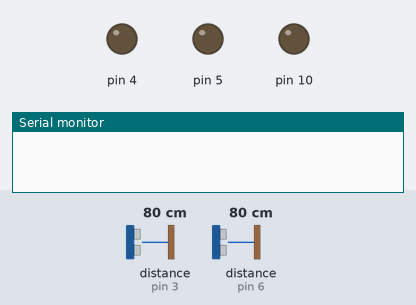
Bench run of a sketch on a simulated Arduino Uno, built with avr-gcc and run on an emulated ATmega328P. On the bench: output pins drawn as LEDs (lit = HIGH), the last lines printed to the serial monitor. The inputs (shaded band) are chosen by the test bench; at power-on: distance to the obstacle (sensors on pin 3, pin 6) 80 cm. The echo pulse lasts 58.3 µs per cm; pins used as bus, display or sensor lines are not drawn.

Above: at 1.2 s.
1.3 s: distance to the obstacle (sensor on pin 3) set to 2 cm
At 3.1 s:
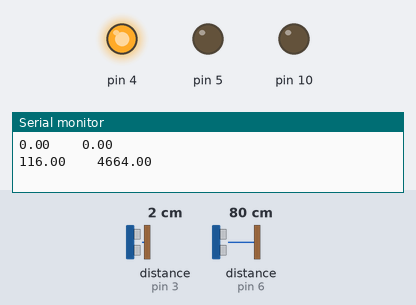
5.5 s: distance to the obstacle (sensor on pin 6) set to 2 cm
At 6.9 s:
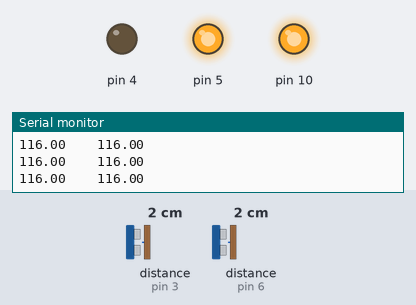
7.5 s: distance to the obstacle (sensor on pin 6) set to 23 cm
9.0 s: distance to the obstacle (sensor on pin 6) set to 26 cm
At 9.5 s:
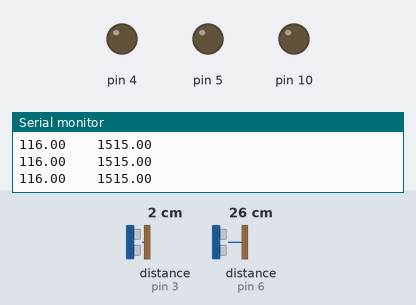
10.6 s: distance to the obstacle (sensor on pin 3) set to 40 cm
12.8 s: distance to the obstacle (sensor on pin 3) set to 49 cm
At 14.5 s:
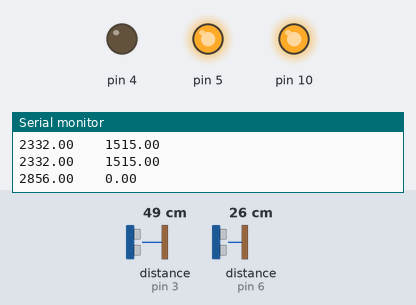
Timing chart, 0 to 16.0 s (numbered marks = the images above; inputs shaded):
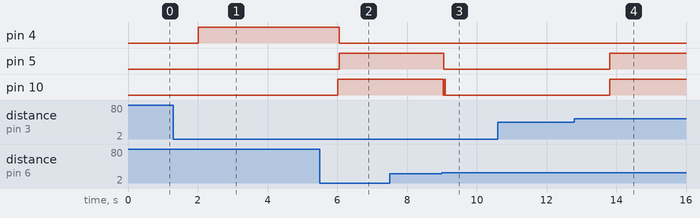

The sketch:

control_remote_RF.ino
```cpp
double ch6=3;
double ch5=6;
void setup() {
  // put your setup code here, to run once:

pinMode(9,OUTPUT);

pinMode(10,OUTPUT);
pinMode(3,INPUT);
pinMode(5,OUTPUT);
pinMode(6,INPUT);
pinMode(4,OUTPUT);

Serial.begin(9600);


}

void loop() {
  // put your main code here, to run repeatedly:

ch6 = pulseIn(3,HIGH);
ch5 = pulseIn(6,HIGH);
Serial.print(ch6);
Serial.print("    ");
Serial.println(ch5);
if(ch6>1700){
  digitalWrite(10,LOW);
  digitalWrite(9,HIGH);
  digitalWrite(4,LOW);
  digitalWrite(5,HIGH);
}
else if (ch6<1400){
  digitalWrite(10,HIGH);
  digitalWrite(9,LOW);
  digitalWrite(4,HIGH);
  digitalWrite(5,LOW);
}
else{
  digitalWrite(10,LOW);
  digitalWrite(9,LOW);
  digitalWrite(4,LOW);
  digitalWrite(5,LOW);

}
if(ch5<1400){
  digitalWrite(10,HIGH);
  digitalWrite(9,LOW);
  digitalWrite(4,LOW);
  digitalWrite(5,HIGH);
}
else if (ch5>1700){
  digitalWrite(10,LOW);
  digitalWrite(9,HIGH);
  digitalWrite(4,HIGH);
  digitalWrite(5,LOW);
}
else{
  digitalWrite(10,LOW);
  digitalWrite(9,LOW);
  digitalWrite(4,LOW);
  digitalWrite(5,LOW);

}
}
```

Measured:
- the behaviour switches between 24 and 25 cm on distance to the obstacle (sensor on pin 6) (found by bisection; images 2 and 3)
- the behaviour switches between 43 and 44 cm on distance to the obstacle (sensor on pin 3) (found by bisection; images 3 and 4)
- after the input at 1.3 s, pin 4: LOW → HIGH after 0.71 s; pin 5, pin 10: stays LOW (without the input it goes to HIGH after 0.70 s)
- after the input at 5.5 s, pin 4: HIGH → LOW after 0.56 s; pin 5: LOW → HIGH after 0.56 s; pin 10: LOW → HIGH after 0.52 s
- after the input at 9.0 s, pin 5: HIGH → LOW after 0.06 s; pin 10: HIGH → LOW at once, → HIGH 0.04 s later, → LOW 0.02 s later
- after the input at 12.8 s, pin 5, pin 10: LOW → HIGH after 1.0 s
